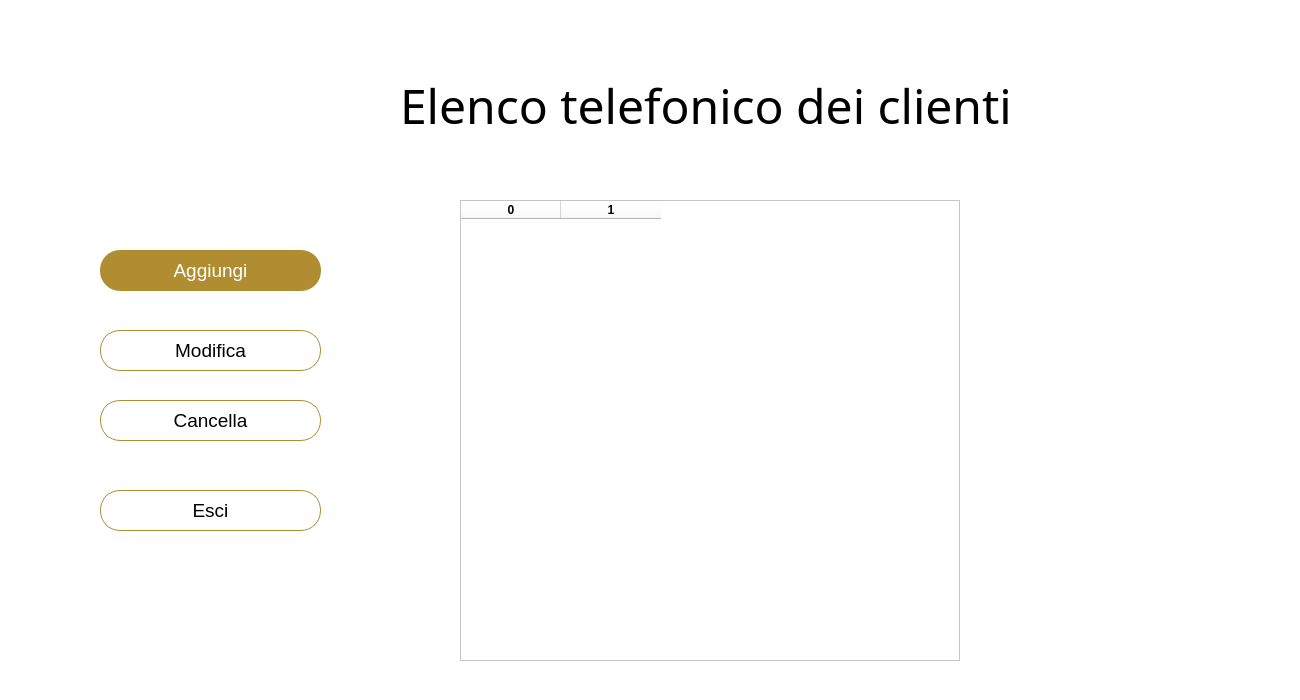
<?xml version="1.0" encoding="UTF-8"?>
<ui version="4.0">
 <class>Dialog</class>
 <widget class="QDialog" name="Dialog">
  <property name="geometry">
   <rect>
    <x>0</x>
    <y>0</y>
    <width>1300</width>
    <height>700</height>
   </rect>
  </property>
  <property name="windowTitle">
   <string>Dialog</string>
  </property>
  <widget class="QWidget" name="bgwidget" native="true">
   <property name="geometry">
    <rect>
     <x>0</x>
     <y>0</y>
     <width>1500</width>
     <height>800</height>
    </rect>
   </property>
   <property name="styleSheet">
    <string notr="true">background-color: rgb(255, 255, 255);</string>
   </property>
   <widget class="QLabel" name="label">
    <property name="geometry">
     <rect>
      <x>400</x>
      <y>60</y>
      <width>900</width>
      <height>91</height>
     </rect>
    </property>
    <property name="font">
     <font>
      <family>Bangla MN</family>
      <pointsize>36</pointsize>
      <weight>50</weight>
      <italic>false</italic>
      <bold>false</bold>
     </font>
    </property>
    <property name="styleSheet">
     <string notr="true">font: 36pt;
background: transparent;
color: rgb(0,0,0);</string>
    </property>
    <property name="text">
     <string>Elenco telefonico dei clienti</string>
    </property>
   </widget>
   <widget class="QPushButton" name="btnModifica">
    <property name="geometry">
     <rect>
      <x>100</x>
      <y>330</y>
      <width>221</width>
      <height>41</height>
     </rect>
    </property>
    <property name="styleSheet">
     <string notr="true">border-radius:20px;
font: 14pt;
border: 1px solid rgb(176, 141, 48);</string>
    </property>
    <property name="text">
     <string>Modifica</string>
    </property>
   </widget>
   <widget class="QPushButton" name="btnCancella">
    <property name="geometry">
     <rect>
      <x>100</x>
      <y>400</y>
      <width>221</width>
      <height>41</height>
     </rect>
    </property>
    <property name="styleSheet">
     <string notr="true">border-radius:20px;
font: 14pt;
border: 1px solid rgb(176, 141, 48);</string>
    </property>
    <property name="text">
     <string>Cancella</string>
    </property>
   </widget>
   <widget class="QPushButton" name="btnAggiungi">
    <property name="geometry">
     <rect>
      <x>100</x>
      <y>250</y>
      <width>221</width>
      <height>41</height>
     </rect>
    </property>
    <property name="styleSheet">
     <string notr="true">border-radius:20px;
background-color: rgb(176, 141, 48);
font: 14pt;
color: rgb(255, 255, 255);</string>
    </property>
    <property name="text">
     <string>Aggiungi</string>
    </property>
   </widget>
   <widget class="QPushButton" name="btnEsci">
    <property name="geometry">
     <rect>
      <x>100</x>
      <y>490</y>
      <width>221</width>
      <height>41</height>
     </rect>
    </property>
    <property name="styleSheet">
     <string notr="true">border-radius:20px;
font: 14pt;
border: 1px solid rgb(176, 141, 48);</string>
    </property>
    <property name="text">
     <string>Esci</string>
    </property>
   </widget>
   <widget class="QTableWidget" name="tableWidget">
    <property name="geometry">
     <rect>
      <x>460</x>
      <y>200</y>
      <width>500</width>
      <height>461</height>
     </rect>
    </property>
    <property name="styleSheet">
     <string notr="true">background: rgb(255,255,255);
</string>
    </property>
    <column>
     <property name="text">
      <string>0</string>
     </property>
     <property name="font">
      <font>
       <weight>75</weight>
       <bold>true</bold>
      </font>
     </property>
    </column>
    <column>
     <property name="text">
      <string>1</string>
     </property>
     <property name="font">
      <font>
       <weight>75</weight>
       <bold>true</bold>
      </font>
     </property>
    </column>
   </widget>
  </widget>
 </widget>
 <resources>
  <include location="../source.qrc"/>
 </resources>
 <connections/>
</ui>
